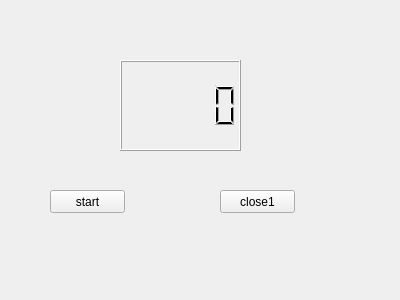
<?xml version="1.0" encoding="UTF-8"?>
<ui version="4.0">
 <class>Widget</class>
 <widget class="QWidget" name="Widget">
  <property name="geometry">
   <rect>
    <x>0</x>
    <y>0</y>
    <width>400</width>
    <height>300</height>
   </rect>
  </property>
  <property name="windowTitle">
   <string>Widget</string>
  </property>
  <widget class="QPushButton" name="pushButton">
   <property name="geometry">
    <rect>
     <x>50</x>
     <y>190</y>
     <width>75</width>
     <height>23</height>
    </rect>
   </property>
   <property name="text">
    <string>start</string>
   </property>
  </widget>
  <widget class="QLCDNumber" name="lcdNumber">
   <property name="geometry">
    <rect>
     <x>120</x>
     <y>60</y>
     <width>121</width>
     <height>91</height>
    </rect>
   </property>
  </widget>
  <widget class="QPushButton" name="buttonClose1">
   <property name="geometry">
    <rect>
     <x>220</x>
     <y>190</y>
     <width>75</width>
     <height>23</height>
    </rect>
   </property>
   <property name="text">
    <string>close1</string>
   </property>
  </widget>
 </widget>
 <layoutdefault spacing="6" margin="11"/>
 <resources/>
 <connections/>
</ui>
